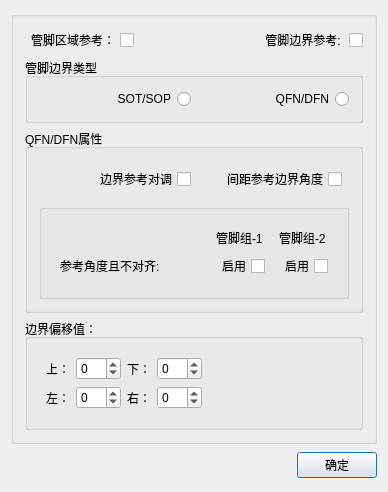
<?xml version="1.0" encoding="UTF-8"?>
<ui version="4.0">
 <class>PositionSetClass</class>
 <widget class="QDialog" name="PositionSetClass">
  <property name="geometry">
   <rect>
    <x>0</x>
    <y>0</y>
    <width>388</width>
    <height>461</height>
   </rect>
  </property>
  <property name="windowTitle">
   <string>Position Set</string>
  </property>
  <layout class="QGridLayout" name="gridLayout_8">
   <item row="0" column="0">
    <layout class="QGridLayout" name="gridLayout_7">
     <item row="0" column="0">
      <widget class="QGroupBox" name="grp_locate">
       <property name="title">
        <string/>
       </property>
       <layout class="QGridLayout" name="gridLayout_6">
        <item row="0" column="0">
         <layout class="QHBoxLayout" name="horizontalLayout_3">
          <item>
           <widget class="QCheckBox" name="cb_usePinAreaRefer">
            <property name="layoutDirection">
             <enum>Qt::RightToLeft</enum>
            </property>
            <property name="text">
             <string>管脚区域参考：</string>
            </property>
           </widget>
          </item>
          <item>
           <spacer name="horizontalSpacer_3">
            <property name="orientation">
             <enum>Qt::Horizontal</enum>
            </property>
            <property name="sizeHint" stdset="0">
             <size>
              <width>40</width>
              <height>20</height>
             </size>
            </property>
           </spacer>
          </item>
          <item>
           <widget class="QCheckBox" name="cb_useRefer">
            <property name="layoutDirection">
             <enum>Qt::RightToLeft</enum>
            </property>
            <property name="text">
             <string>管脚边界参考: </string>
            </property>
           </widget>
          </item>
         </layout>
        </item>
        <item row="1" column="0">
         <widget class="QGroupBox" name="groupBox_3">
          <property name="title">
           <string>管脚边界类型</string>
          </property>
          <layout class="QHBoxLayout" name="horizontalLayout_2">
           <item>
            <widget class="QRadioButton" name="rb_EdgeSOP">
             <property name="layoutDirection">
              <enum>Qt::RightToLeft</enum>
             </property>
             <property name="text">
              <string>SOT/SOP</string>
             </property>
            </widget>
           </item>
           <item>
            <widget class="QRadioButton" name="rb_EdgeQFN">
             <property name="layoutDirection">
              <enum>Qt::RightToLeft</enum>
             </property>
             <property name="text">
              <string>QFN/DFN</string>
             </property>
            </widget>
           </item>
          </layout>
         </widget>
        </item>
        <item row="2" column="0">
         <widget class="QGroupBox" name="grp_qfn">
          <property name="title">
           <string>QFN/DFN属性</string>
          </property>
          <layout class="QGridLayout" name="gridLayout_5">
           <item row="0" column="0">
            <layout class="QHBoxLayout" name="horizontalLayout">
             <property name="leftMargin">
              <number>7</number>
             </property>
             <property name="topMargin">
              <number>7</number>
             </property>
             <property name="rightMargin">
              <number>7</number>
             </property>
             <property name="bottomMargin">
              <number>7</number>
             </property>
             <item>
              <widget class="QCheckBox" name="cb_referEdgeRev">
               <property name="layoutDirection">
                <enum>Qt::RightToLeft</enum>
               </property>
               <property name="text">
                <string>边界参考对调</string>
               </property>
              </widget>
             </item>
             <item>
              <widget class="QCheckBox" name="cb_interUseEdgeAngle">
               <property name="layoutDirection">
                <enum>Qt::RightToLeft</enum>
               </property>
               <property name="text">
                <string>间距参考边界角度</string>
               </property>
              </widget>
             </item>
            </layout>
           </item>
           <item row="1" column="0">
            <widget class="QGroupBox" name="groupBox_2">
             <property name="title">
              <string/>
             </property>
             <layout class="QGridLayout" name="gridLayout_4">
              <property name="spacing">
               <number>11</number>
              </property>
              <item row="0" column="0">
               <layout class="QGridLayout" name="gridLayout_3" columnstretch="0,0,0" rowminimumheight="1,1">
                <property name="leftMargin">
                 <number>7</number>
                </property>
                <property name="topMargin">
                 <number>7</number>
                </property>
                <property name="rightMargin">
                 <number>7</number>
                </property>
                <property name="bottomMargin">
                 <number>7</number>
                </property>
                <property name="horizontalSpacing">
                 <number>14</number>
                </property>
                <item row="0" column="0">
                 <spacer name="horizontalSpacer">
                  <property name="orientation">
                   <enum>Qt::Horizontal</enum>
                  </property>
                  <property name="sizeHint" stdset="0">
                   <size>
                    <width>40</width>
                    <height>20</height>
                   </size>
                  </property>
                 </spacer>
                </item>
                <item row="0" column="1">
                 <widget class="QLabel" name="label">
                  <property name="text">
                   <string>管脚组-1</string>
                  </property>
                 </widget>
                </item>
                <item row="0" column="2">
                 <widget class="QLabel" name="label_2">
                  <property name="text">
                   <string>管脚组-2</string>
                  </property>
                 </widget>
                </item>
                <item row="1" column="0">
                 <widget class="QLabel" name="lb_onlyReferAngle">
                  <property name="text">
                   <string>参考角度且不对齐:</string>
                  </property>
                 </widget>
                </item>
                <item row="1" column="1">
                 <widget class="QCheckBox" name="cb_onlyReferAngle_0">
                  <property name="layoutDirection">
                   <enum>Qt::RightToLeft</enum>
                  </property>
                  <property name="text">
                   <string>启用</string>
                  </property>
                 </widget>
                </item>
                <item row="1" column="2">
                 <widget class="QCheckBox" name="cb_onlyReferAngle_1">
                  <property name="layoutDirection">
                   <enum>Qt::RightToLeft</enum>
                  </property>
                  <property name="text">
                   <string>启用</string>
                  </property>
                 </widget>
                </item>
               </layout>
              </item>
             </layout>
            </widget>
           </item>
          </layout>
         </widget>
        </item>
        <item row="3" column="0">
         <widget class="QGroupBox" name="groupBox">
          <property name="title">
           <string>边界偏移值：</string>
          </property>
          <layout class="QGridLayout" name="gridLayout_2">
           <item row="0" column="0">
            <layout class="QGridLayout" name="gridLayout">
             <property name="leftMargin">
              <number>7</number>
             </property>
             <property name="topMargin">
              <number>7</number>
             </property>
             <property name="rightMargin">
              <number>7</number>
             </property>
             <property name="bottomMargin">
              <number>7</number>
             </property>
             <item row="0" column="0">
              <widget class="QLabel" name="label_3">
               <property name="text">
                <string>上：</string>
               </property>
              </widget>
             </item>
             <item row="0" column="1">
              <widget class="QSpinBox" name="sp_up">
               <property name="buttonSymbols">
                <enum>QAbstractSpinBox::UpDownArrows</enum>
               </property>
               <property name="minimum">
                <number>-99</number>
               </property>
              </widget>
             </item>
             <item row="0" column="2">
              <widget class="QLabel" name="label_4">
               <property name="text">
                <string>下：</string>
               </property>
              </widget>
             </item>
             <item row="0" column="3">
              <widget class="QSpinBox" name="sp_down">
               <property name="buttonSymbols">
                <enum>QAbstractSpinBox::UpDownArrows</enum>
               </property>
               <property name="minimum">
                <number>-99</number>
               </property>
              </widget>
             </item>
             <item row="1" column="0">
              <widget class="QLabel" name="label_5">
               <property name="text">
                <string>左：</string>
               </property>
              </widget>
             </item>
             <item row="1" column="1">
              <widget class="QSpinBox" name="sp_left">
               <property name="buttonSymbols">
                <enum>QAbstractSpinBox::UpDownArrows</enum>
               </property>
               <property name="minimum">
                <number>-99</number>
               </property>
              </widget>
             </item>
             <item row="1" column="2">
              <widget class="QLabel" name="label_6">
               <property name="text">
                <string>右：</string>
               </property>
              </widget>
             </item>
             <item row="1" column="3">
              <widget class="QSpinBox" name="sp_right">
               <property name="buttonSymbols">
                <enum>QAbstractSpinBox::UpDownArrows</enum>
               </property>
               <property name="minimum">
                <number>-99</number>
               </property>
              </widget>
             </item>
            </layout>
           </item>
           <item row="0" column="1">
            <spacer name="horizontalSpacer_2">
             <property name="orientation">
              <enum>Qt::Horizontal</enum>
             </property>
             <property name="sizeHint" stdset="0">
              <size>
               <width>40</width>
               <height>20</height>
              </size>
             </property>
            </spacer>
           </item>
          </layout>
         </widget>
        </item>
       </layout>
      </widget>
     </item>
     <item row="1" column="0">
      <spacer name="verticalSpacer">
       <property name="orientation">
        <enum>Qt::Vertical</enum>
       </property>
       <property name="sizeHint" stdset="0">
        <size>
         <width>20</width>
         <height>40</height>
        </size>
       </property>
      </spacer>
     </item>
     <item row="2" column="0">
      <layout class="QHBoxLayout">
       <property name="spacing">
        <number>6</number>
       </property>
       <property name="leftMargin">
        <number>0</number>
       </property>
       <property name="topMargin">
        <number>0</number>
       </property>
       <property name="rightMargin">
        <number>0</number>
       </property>
       <property name="bottomMargin">
        <number>0</number>
       </property>
       <item>
        <spacer>
         <property name="orientation">
          <enum>Qt::Horizontal</enum>
         </property>
         <property name="sizeHint" stdset="0">
          <size>
           <width>131</width>
           <height>31</height>
          </size>
         </property>
        </spacer>
       </item>
       <item>
        <widget class="QPushButton" name="okButton">
         <property name="text">
          <string>确定</string>
         </property>
        </widget>
       </item>
      </layout>
     </item>
    </layout>
   </item>
  </layout>
 </widget>
 <layoutdefault spacing="6" margin="11"/>
 <resources/>
 <connections>
  <connection>
   <sender>okButton</sender>
   <signal>clicked()</signal>
   <receiver>PositionSetClass</receiver>
   <slot>accept()</slot>
   <hints>
    <hint type="sourcelabel">
     <x>241</x>
     <y>208</y>
    </hint>
    <hint type="destinationlabel">
     <x>100</x>
     <y>188</y>
    </hint>
   </hints>
  </connection>
 </connections>
</ui>
